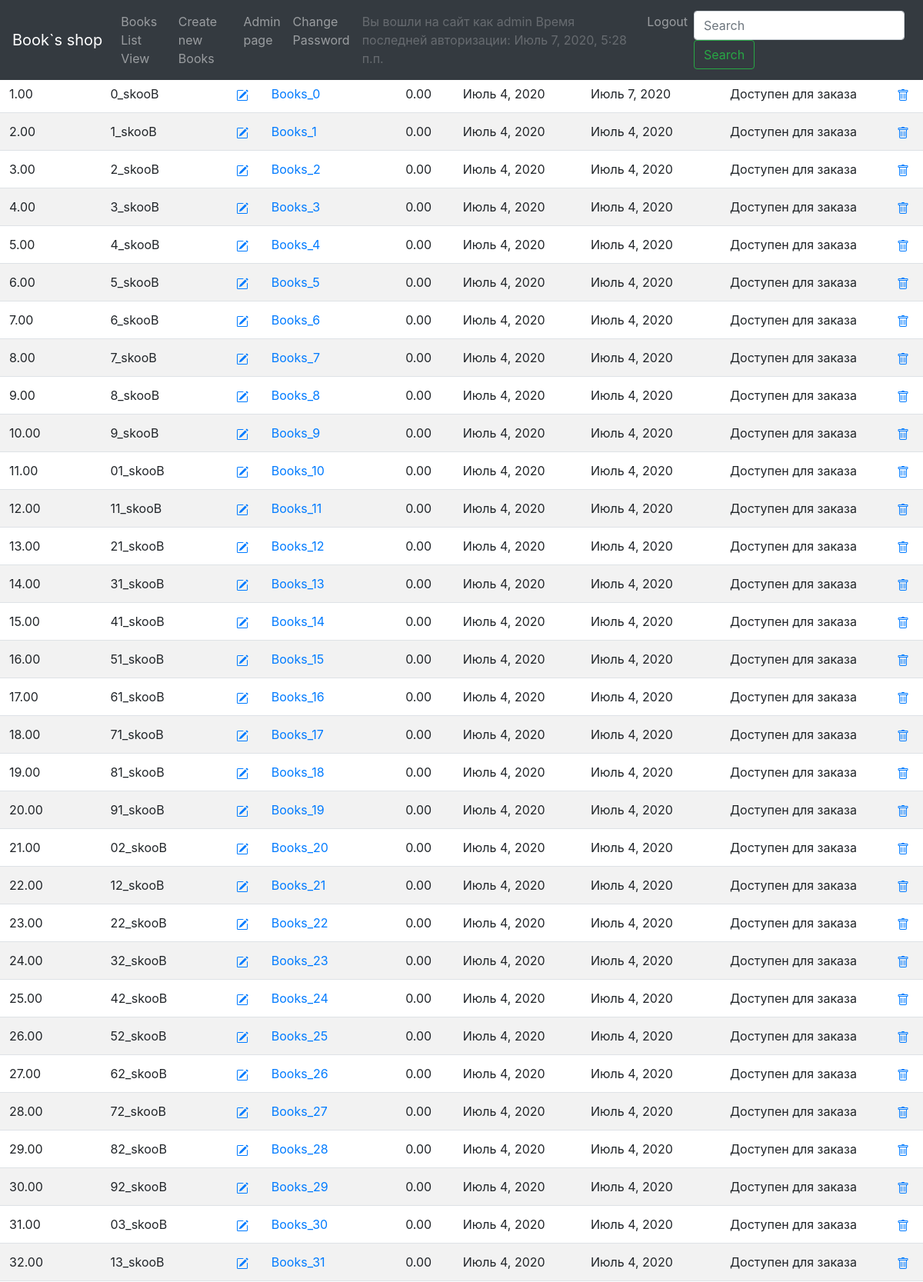
Page /books/list/ (signed in, upper part) on the committed database.
### books/models.py (models this page shows, shortened)
class Books(models.Model):
    name=models.CharField(
        verbose_name="Имя книги",
        max_length=50
    )
    picture=models.ImageField(
        verbose_name="Фото обложки",
        upload_to="books-pic",
        null=True,
        blank=True,
        default="books-pic/default.jpg"
    )
    price=models.DecimalField(
        verbose_name="Цена",
        max_digits=5,
        decimal_places=2,
        default=00.00
    )
    author=models.ManyToManyField(
        'Author',
        verbose_name="Автор"
    )
    genre=models.ManyToManyField(
        'Genre',
        verbose_name="Жанр"
    )
    publishing_year=models.PositiveSmallIntegerField (
        verbose_name="Год издания",
        default=2020
    )
    count_page=models.IntegerField(
        verbose_name="Кол-во страниц",
        default=100
    )
    binging=models.ForeignKey(
        'Binging',
        verbose_name="Переплёт",
        on_delete=models.PROTECT,
        default=1
    )
    format_book=models.CharField(
        verbose_name="Формат",
        default="99x99",
        max_length=15
    )
    isbn=models.CharField(
        verbose_name="ISBN",
        default="999-1-88877-6",
        max_length=20
    )
    weight=models.PositiveSmallIntegerField(
        verbose_name="Вес(гр.)",
        default="100"
    )
    age_limit=models.CharField(
        verbose_name="Ограничение по возрасту",
        default="6+",
        max_length=3
    )
    count_book=models.IntegerField(
        verbose_name="Ко-во книг в наличии",
        default=10
    )
    availability=models.BooleanField(
        verbose_name="Наличие книги",
        default=True
    )
    rating=models.FloatField(
        verbose_name="Рейтинг",
        validators=[MinValueValidator(0), MaxValueValidator(10)],
        default=9
    )
    create=models.DateField(
        verbose_name="Дата внесения в каталог",
        auto_now=False,
        auto_now_add=True
    )
    update=models.DateField(
        verbose_name="Дата последнего изменения",
        auto_now=True,
        auto_now_add=False
    )
    user=models.ForeignKey(
        User,
        on_delete=models.PROTECT
    )

### books/views.py (the view)
# urls.py: path('list/', views.BooksList.as_view(),name='list')
class BooksList(LoginRequiredMixin,ListView):
    model= models.Books
    template_name='books/list.html'
    def get_queryset(self,*args, **kwargs) :
        print(self.request.user.groups.filter(name='Customers'))
        cust=self.request.user.groups.values_list('name', flat=True).first()
        print(cust)
        if self.request.user.has_perm('books.view_books') and self.request.user.groups.filter(name='Staff') :
            return self.model.objects.filter(availability=True)
        else:
            return self.model.objects.all()

### books/templatetags/my_tags.py (called while the page is built)
@register.simple_tag
def my_first_tag(pk,price):
    return pk+price

def rev_name(value): # Only one argument.
    return value[::-1]

### books/templates/books/list.html (shortened to what this page needs)
{% extends "base.html" %}
{% load crispy_forms_tags %}
{%load my_tags %}
    {% block main %}
        <table class="table table-striped" width="100%" >
                <tr>
                    <th>my tag sum</th><th>my revers filter</th><th>#</th><th>Название книги</th><th>Цена</th><th>Дата создания</th><th>Дата изменения</th><th>Доступность</th><th>#</th>
                </tr>
            {% for i in object_list %}
                <tr>
                <td>{% my_first_tag i.pk i.price %}</td>
                <td>{{ i.name|rev_name }}</td>
                <td><a href="{% url 'CRUDL_books:update' i.pk %}"></a></td>
                  <td><a href="{% url 'CRUDL_books:detail' i.pk %}">{{i.name}}</a> </td>
                  <td>{{i.price}}</td><td>{{i.create}}</td><td>{{i.update}}</td>
                    {% if i.availability %}
                    <td>Доступен для заказа</td>
                    {% else %}
                    <td>Не доступен для заказа</td>
                    {% endif %}
                  <td><a href="{% url 'CRUDL_books:delete' i.pk %}"></a></td>
                </tr>
        {% endfor %}
        </table>
{% endblock main %}

### templates/base.html (shortened to what this page needs)
<!doctype html>
<html lang="en">
  <head> {% block head %}
    {% load static %}
    {% load crispy_forms_tags %}
    <link href="https://getbootstrap.com/docs/4.5/dist/css/bootstrap.min.css" rel="stylesheet">
     <link href="{% static 'css/carousel.css' %}" rel="stylesheet">
</head>{% endblock head %}
<body>
  <header> {% block top_menu %}
    <nav class="navbar navbar-expand-md navbar-dark fixed-top bg-dark">
      <a class="navbar-brand" href="{% url 'home_page' %}">Book`s shop</a>
    <div class="collapse navbar-collapse" id="navbarCollapse">
      <ul class="navbar-nav mr-auto">
        {% if user.is_staff %}
        <li class="nav-item">
          <a class="nav-link" href="{% url 'CRUDL_books:list' %}">Books List View</a>
        </li>
        <li class="nav-item">
          <a class="nav-link" href="{% url 'CRUDL_books:create' %}">Create new Books</a>
        </li>
          {% if user.is_superuser %}
            <li class="nav-item">
              <a class="nav-link" href="/admin/">Admin page</a>
            </li>
          {%endif%}
        {% endif %}
      {% if user.is_authenticated %}
        <li class="nav-item">
          <a class="nav-link" href="{% url 'change-password' %}">Change Password</a>
        </li>
        <li class="nav-item">
          <a class="nav-link disabled" href="#" tabindex="-1" aria-disabled="true">Вы вошли на сайт как {{user}} Время последней авторизации: {{user.last_login}}</a>
        </li>
        <li class="nav-item">
          <a class="nav-link" href="{% url 'logout' %}">Logout</a>
        </li>
      {% endif %}
      </ul>
      <form class="form-inline mt-1 mt-md-0">
        <input class="form-control mr-sm-2" type="text" placeholder="Search" aria-label="Search">
        <button class="btn btn-outline-success my-2 my-sm-0" type="submit">Search</button>
      </form>
    </div>
  </nav>
</header> {% endblock top_menu %}
<main role="main">{% block main %}{% endblock main %}
      </body>
</body>
</html>

### test_hello_word/static/css/carousel.css (style rules this page uses)
body { padding-top: 3rem; padding-bottom: 3rem; color: #5a5a5a; }

### rows in the picture
Books: id+price "1.00", name|rev_name "0_skooB", name "Books_0", price "0.00", create "Июль 4, 2020", update "Июль 7, 2020", availability "Доступен для заказа"
Books: id+price "2.00", name|rev_name "1_skooB", name "Books_1", price "0.00", create "Июль 4, 2020", update "Июль 4, 2020", availability "Доступен для заказа"
Books: id+price "3.00", name|rev_name "2_skooB", name "Books_2", price "0.00", create "Июль 4, 2020", update "Июль 4, 2020", availability "Доступен для заказа"
Books: id+price "4.00", name|rev_name "3_skooB", name "Books_3", price "0.00", create "Июль 4, 2020", update "Июль 4, 2020", availability "Доступен для заказа"
Books: id+price "5.00", name|rev_name "4_skooB", name "Books_4", price "0.00", create "Июль 4, 2020", update "Июль 4, 2020", availability "Доступен для заказа"
Books: id+price "6.00", name|rev_name "5_skooB", name "Books_5", price "0.00", create "Июль 4, 2020", update "Июль 4, 2020", availability "Доступен для заказа"
Books: id+price "7.00", name|rev_name "6_skooB", name "Books_6", price "0.00", create "Июль 4, 2020", update "Июль 4, 2020", availability "Доступен для заказа"
Books: id+price "8.00", name|rev_name "7_skooB", name "Books_7", price "0.00", create "Июль 4, 2020", update "Июль 4, 2020", availability "Доступен для заказа"
Books: id+price "9.00", name|rev_name "8_skooB", name "Books_8", price "0.00", create "Июль 4, 2020", update "Июль 4, 2020", availability "Доступен для заказа"
Books: id+price "10.00", name|rev_name "9_skooB", name "Books_9", price "0.00", create "Июль 4, 2020", update "Июль 4, 2020", availability "Доступен для заказа"
Books: id+price "11.00", name|rev_name "01_skooB", name "Books_10", price "0.00", create "Июль 4, 2020", update "Июль 4, 2020", availability "Доступен для заказа"
Books: id+price "12.00", name|rev_name "11_skooB", name "Books_11", price "0.00", create "Июль 4, 2020", update "Июль 4, 2020", availability "Доступен для заказа"
Books: id+price "13.00", name|rev_name "21_skooB", name "Books_12", price "0.00", create "Июль 4, 2020", update "Июль 4, 2020", availability "Доступен для заказа"
Books: id+price "14.00", name|rev_name "31_skooB", name "Books_13", price "0.00", create "Июль 4, 2020", update "Июль 4, 2020", availability "Доступен для заказа"
Books: id+price "15.00", name|rev_name "41_skooB", name "Books_14", price "0.00", create "Июль 4, 2020", update "Июль 4, 2020", availability "Доступен для заказа"
Books: id+price "16.00", name|rev_name "51_skooB", name "Books_15", price "0.00", create "Июль 4, 2020", update "Июль 4, 2020", availability "Доступен для заказа"
Books: id+price "17.00", name|rev_name "61_skooB", name "Books_16", price "0.00", create "Июль 4, 2020", update "Июль 4, 2020", availability "Доступен для заказа"
Books: id+price "18.00", name|rev_name "71_skooB", name "Books_17", price "0.00", create "Июль 4, 2020", update "Июль 4, 2020", availability "Доступен для заказа"
Books: id+price "19.00", name|rev_name "81_skooB", name "Books_18", price "0.00", create "Июль 4, 2020", update "Июль 4, 2020", availability "Доступен для заказа"
Books: id+price "20.00", name|rev_name "91_skooB", name "Books_19", price "0.00", create "Июль 4, 2020", update "Июль 4, 2020", availability "Доступен для заказа"
Books: id+price "21.00", name|rev_name "02_skooB", name "Books_20", price "0.00", create "Июль 4, 2020", update "Июль 4, 2020", availability "Доступен для заказа"
Books: id+price "22.00", name|rev_name "12_skooB", name "Books_21", price "0.00", create "Июль 4, 2020", update "Июль 4, 2020", availability "Доступен для заказа"
Books: id+price "23.00", name|rev_name "22_skooB", name "Books_22", price "0.00", create "Июль 4, 2020", update "Июль 4, 2020", availability "Доступен для заказа"
Books: id+price "24.00", name|rev_name "32_skooB", name "Books_23", price "0.00", create "Июль 4, 2020", update "Июль 4, 2020", availability "Доступен для заказа"
Books: id+price "25.00", name|rev_name "42_skooB", name "Books_24", price "0.00", create "Июль 4, 2020", update "Июль 4, 2020", availability "Доступен для заказа"
Books: id+price "26.00", name|rev_name "52_skooB", name "Books_25", price "0.00", create "Июль 4, 2020", update "Июль 4, 2020", availability "Доступен для заказа"
Books: id+price "27.00", name|rev_name "62_skooB", name "Books_26", price "0.00", create "Июль 4, 2020", update "Июль 4, 2020", availability "Доступен для заказа"
Books: id+price "28.00", name|rev_name "72_skooB", name "Books_27", price "0.00", create "Июль 4, 2020", update "Июль 4, 2020", availability "Доступен для заказа"
Books: id+price "29.00", name|rev_name "82_skooB", name "Books_28", price "0.00", create "Июль 4, 2020", update "Июль 4, 2020", availability "Доступен для заказа"
Books: id+price "30.00", name|rev_name "92_skooB", name "Books_29", price "0.00", create "Июль 4, 2020", update "Июль 4, 2020", availability "Доступен для заказа"
Books: id+price "31.00", name|rev_name "03_skooB", name "Books_30", price "0.00", create "Июль 4, 2020", update "Июль 4, 2020", availability "Доступен для заказа"
Books: id+price "32.00", name|rev_name "13_skooB", name "Books_31", price "0.00", create "Июль 4, 2020", update "Июль 4, 2020", availability "Доступен для заказа"

### other values in the picture
{{ user }} "admin"
{{ user.last_login }} "Июль 7, 2020, 5:28 п.п."
